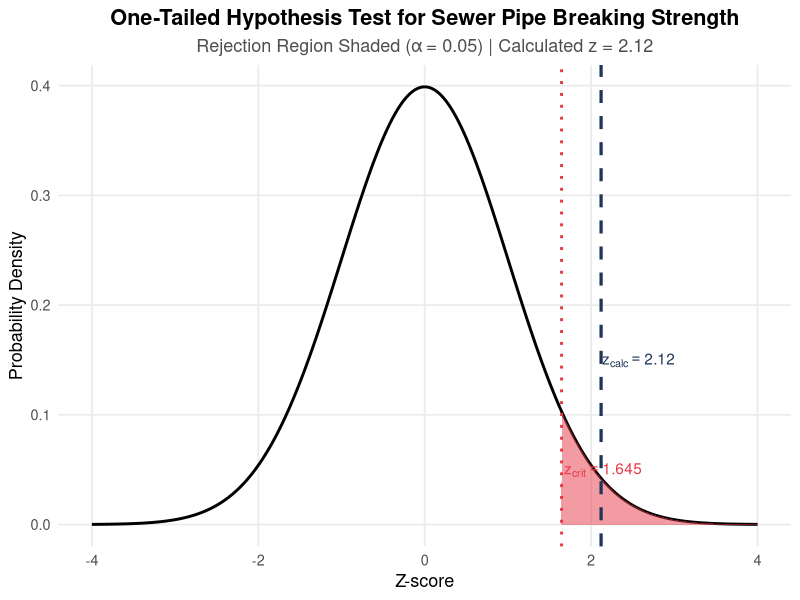

Write the R code that produced this figure.
## ---- chunk 1
#| echo: false
#| fig-width: 8
#| fig-height: 5
#| fig-cap: "Bivariate linear regression of Miles Per Gallon (mpg) on Vehicle Weight (wt)."


library(ggplot2)

# 1. Test Parameters
alpha <- 0.05
z_calc <- 2.12
z_crit <- qnorm(1 - alpha)  # 1.645

# 2. Generate Standard Normal Distribution Data
x_vals <- seq(-4, 4, length.out = 1000)
df_norm <- data.frame(
  x = x_vals,
  y = dnorm(x_vals)
)

# 3. Create ggplot Visualization
ggplot(df_norm, aes(x = x, y = y)) +
  # Draw standard normal curve
  geom_line(color = "black", linewidth = 1) +
  
  # Shade Right-Tailed Rejection Region (alpha = 0.05)
  geom_area(
    data = subset(df_norm, x >= z_crit),
    aes(y = y), fill = "#E63946", alpha = 0.5
  ) +
  
  # Vertical line for the calculated test statistic (z = 2.12)
  geom_vline(xintercept = z_calc, color = "#1D3557", linetype = "dashed", linewidth = 1.1) +
  
  # Vertical line for the critical value (z = 1.645)
  geom_vline(xintercept = z_crit, color = "#E63946", linetype = "dotted", linewidth = 1) +
  
  # Annotations
  annotate("text", x = z_calc + 0.45, y = 0.15, 
           label = paste0("z[calc] == ", z_calc), parse = TRUE, color = "#1D3557", fontface = "bold") +
  annotate("text", x = z_crit + 0.5, y = 0.05, 
           label = paste0("z[crit] == ", round(z_crit, 3)), parse = TRUE, color = "#E63946") +
  
  # Plot Formatting
  labs(
    title = "One-Tailed Hypothesis Test for Sewer Pipe Breaking Strength",
    subtitle = paste0("Rejection Region Shaded (\u03b1 = ", alpha, ") | Calculated z = ", z_calc),
    x = "Z-score",
    y = "Probability Density"
  ) +
  theme_minimal(base_size = 13) +
  theme(
    plot.title = element_text(face = "bold", hjust = 0.5),
    plot.subtitle = element_text(hjust = 0.5, color = "gray30"),
    panel.grid.minor = element_blank()
  )
